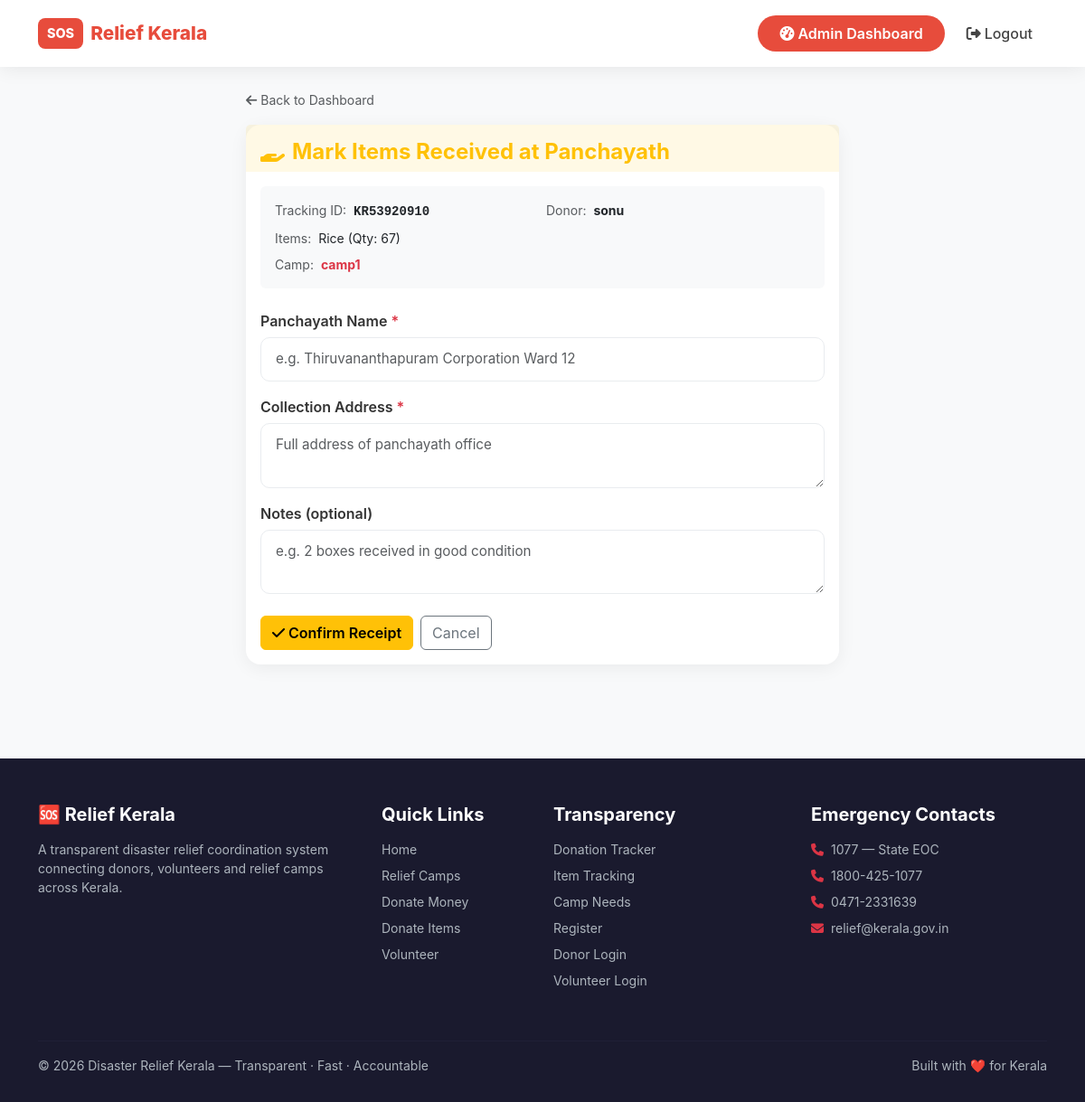
The app's page /donate/panchayath-receive/5/ (signed in) with its own data.
### donations/models.py (models this page shows, shortened)
class ItemDonation(models.Model):
    donor = models.ForeignKey(
        settings.AUTH_USER_MODEL,
        on_delete=models.SET_NULL,
        null=True, blank=True
    )
    donor_name    = models.CharField(max_length=100)
    donor_phone   = models.CharField(max_length=15)
    item_name     = models.CharField(max_length=200)
    quantity      = models.PositiveIntegerField(default=1)
    unit          = models.CharField(max_length=50, blank=True)
    camp          = models.ForeignKey(Camp, on_delete=models.SET_NULL, null=True, blank=True)
    created_at    = models.DateTimeField(auto_now_add=True)
    delivery_status    = models.CharField(max_length=20, choices=DELIVERY_STATUS_CHOICES, default='registered')
    panchayath_name    = models.CharField(max_length=150, blank=True)
    panchayath_address = models.TextField(blank=True)
    dispatched_by      = models.CharField(max_length=150, blank=True)
    dispatched_at      = models.DateTimeField(null=True, blank=True)
    received_by        = models.CharField(max_length=150, blank=True)
    received_at        = models.DateTimeField(null=True, blank=True)
    delivery_notes     = models.TextField(blank=True)
    tracking_id        = models.CharField(max_length=20, blank=True)
    panchayath = models.ForeignKey(
        'accounts.CustomUser',
        on_delete=models.SET_NULL,
        null=True, blank=True,
        limit_choices_to={'role': 'panchayath_staff'},
        related_name='assigned_donations',
    )

### camps/models.py (models this page shows, shortened)
class Camp(models.Model):
    STATUS_CHOICES = [
        ('pending',  'Pending'),
        ('verified', 'Verified'),
        ('approved', 'Approved'),
    ]
    name           = models.CharField(max_length=200)
    location       = models.CharField(max_length=300)
    district       = models.CharField(max_length=100, choices=KERALA_DISTRICTS, default='Kozhikode')
    people_count   = models.PositiveIntegerField(default=0)
    contact_person = models.CharField(max_length=100)
    contact_phone  = models.CharField(max_length=10)
    status         = models.CharField(max_length=20, choices=STATUS_CHOICES, default='pending')
    created_by = models.ForeignKey(
        settings.AUTH_USER_MODEL,
        on_delete=models.SET_NULL,
        null=True, blank=True,
        related_name='created_camps'
    )
    panchayath = models.ForeignKey(
        'accounts.CustomUser',
        on_delete=models.SET_NULL,
        null=True, blank=True,
        limit_choices_to={'role': 'panchayath_staff'},
        related_name='managed_camps',
        help_text='Panchayath officer responsible for verifying needs at this camp',
    )
    is_active  = models.BooleanField(default=True)
    created_at = models.DateTimeField(auto_now_add=True)
    updated_at = models.DateTimeField(auto_now=True)

### donations/views.py (the view, shortened to what this page needs)
# urls.py: path('panchayath-receive/<int:donation_id>/', views.panchayath_receive, name='panchayath_receive'),
@login_required
def panchayath_receive(request, donation_id):
    if request.user.role not in ('panchayath_staff', 'admin'):
        messages.error(request, "Access denied.")
        return redirect('home')
    donation = get_object_or_404(ItemDonation, id=donation_id)
    return render(request, 'donations/panchayath_receive.html', {'donation': donation})

### templates/donations/panchayath_receive.html (shortened to what this page needs)
{% extends 'base.html' %}
{% block content %}
<div class="container py-4" style="max-width:680px">
  <a href="{% url 'panchayath_dashboard' %}" class="text-muted text-decoration-none small">
    <i class="fas fa-arrow-left me-1"></i>Back to Dashboard
  </a>
  <div class="card border-0 shadow-sm mt-3">
    <div class="card-header bg-warning bg-opacity-10 border-0 pt-3">
      <h4 class="fw-bold mb-0 text-warning">
        <i class="fas fa-hand-holding me-2"></i>Mark Items Received at Panchayath
      </h4>
    </div>
    <div class="card-body">
      <div class="bg-light rounded p-3 mb-4 small">
        <div class="row g-2">
          <div class="col-6"><span class="text-muted">Tracking ID:</span>
            <strong class="ms-1 font-monospace">{{ donation.tracking_id }}</strong></div>
          <div class="col-6"><span class="text-muted">Donor:</span>
            <strong class="ms-1">{{ donation.donor_name }}</strong></div>
          <div class="col-12"><span class="text-muted">Items:</span>
            <span class="ms-1">{{ donation.item_name }} (Qty: {{ donation.quantity }})</span></div>
          <div class="col-12"><span class="text-muted">Camp:</span>
            <strong class="ms-1 text-danger">{{ donation.camp.name }}</strong></div>
        </div>
      </div>
      <form method="post">
        <div class="mb-3">
          <label class="form-label fw-semibold">Panchayath Name <span class="text-danger">*</span></label>
          <input type="text" name="panchayath_name" class="form-control"
                 placeholder="e.g. Thiruvananthapuram Corporation Ward 12" required>
        </div>
        <div class="mb-3">
          <label class="form-label fw-semibold">Collection Address <span class="text-danger">*</span></label>
          <textarea name="panchayath_address" class="form-control" rows="2"
                    placeholder="Full address of panchayath office" required></textarea>
        </div>
        <div class="mb-4">
          <label class="form-label fw-semibold">Notes (optional)</label>
          <textarea name="delivery_notes" class="form-control" rows="2"
                    placeholder="e.g. 2 boxes received in good condition"></textarea>
        </div>
        <div class="d-flex gap-2">
          <button type="submit" class="btn btn-warning fw-semibold">
            <i class="fas fa-check me-1"></i>Confirm Receipt
          </button>
          <a href="{% url 'panchayath_dashboard' %}" class="btn btn-outline-secondary">Cancel</a>
        </div>
      </form>
    </div>
  </div>
</div>
{% endblock %}

### templates/base.html (style rules this page uses)
* { font-family: -apple-system, BlinkMacSystemFont, 'Segoe UI', Roboto, sans-serif; }
body { background: #f8f9fa; }
.card { border: none !important; border-radius: 16px !important; box-shadow: 0 4px 20px rgba(0,0,0,0.06) !important; transition: transform 0.3s, box-shadow 0.3s; }
.form-control, .form-select { border-radius: 10px; border: 1.5px solid #e9ecef; padding: 12px 16px; font-size: 0.95rem; transition: border-color 0.2s; }
.form-label { font-weight: 600; color: #333; margin-bottom: 6px; }

### records on screen
ItemDonation: tracking_id "KR53920910", donor_name "sonu", item_name "Rice", quantity "67", camp.name "camp1"
